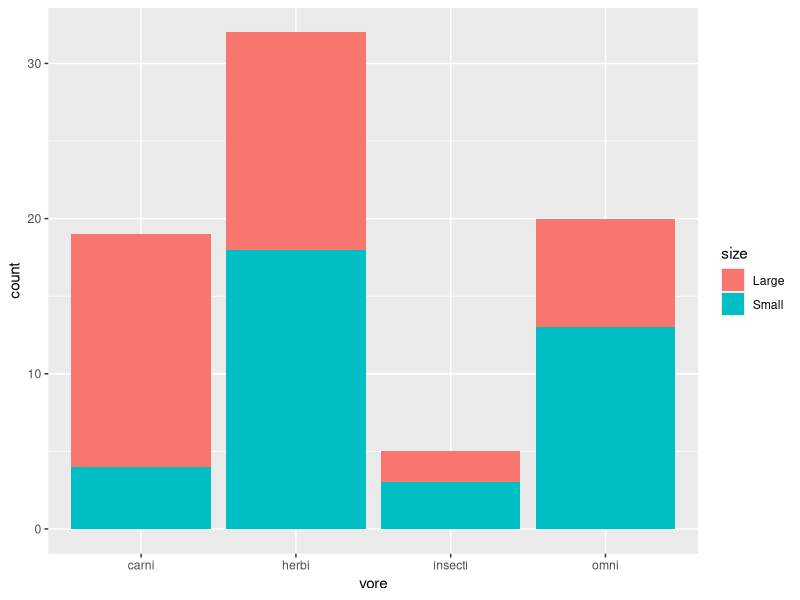
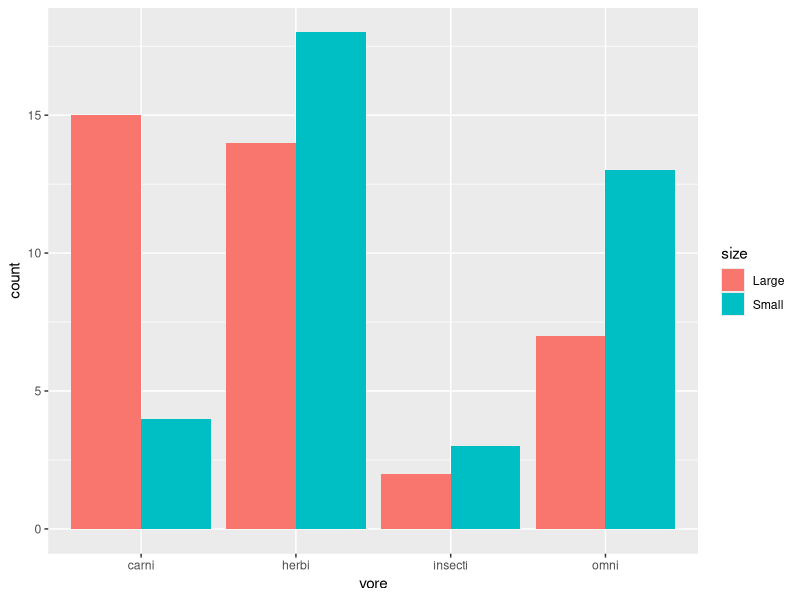
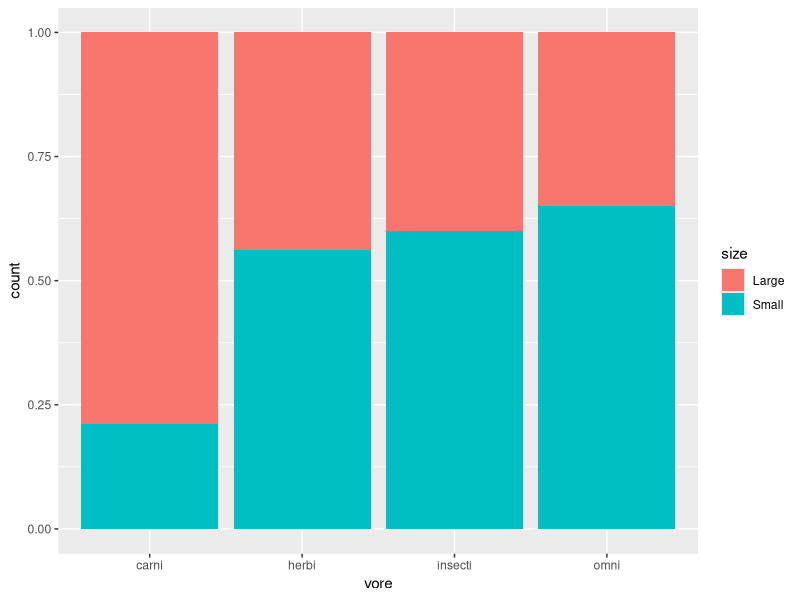
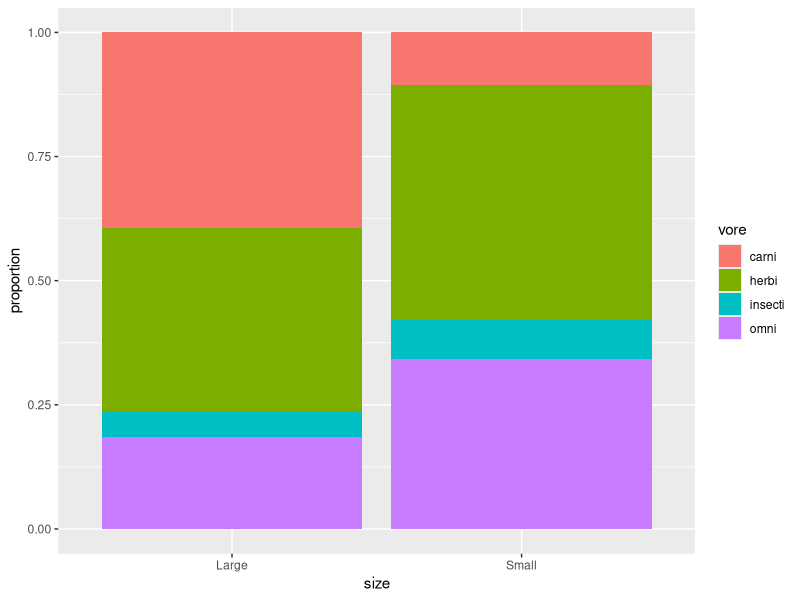
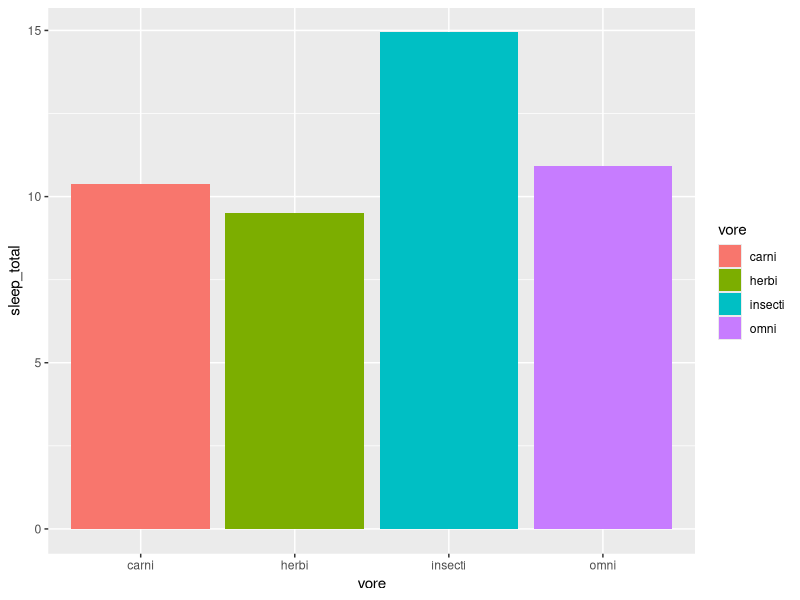
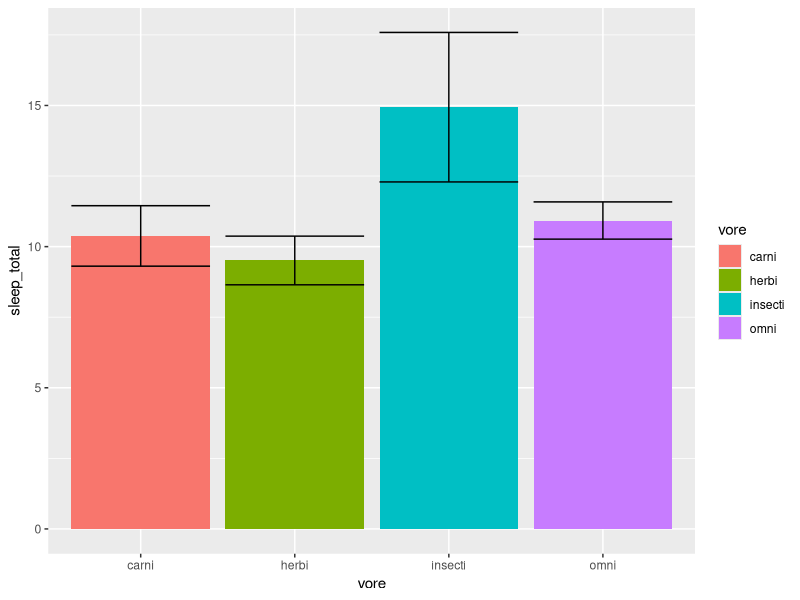
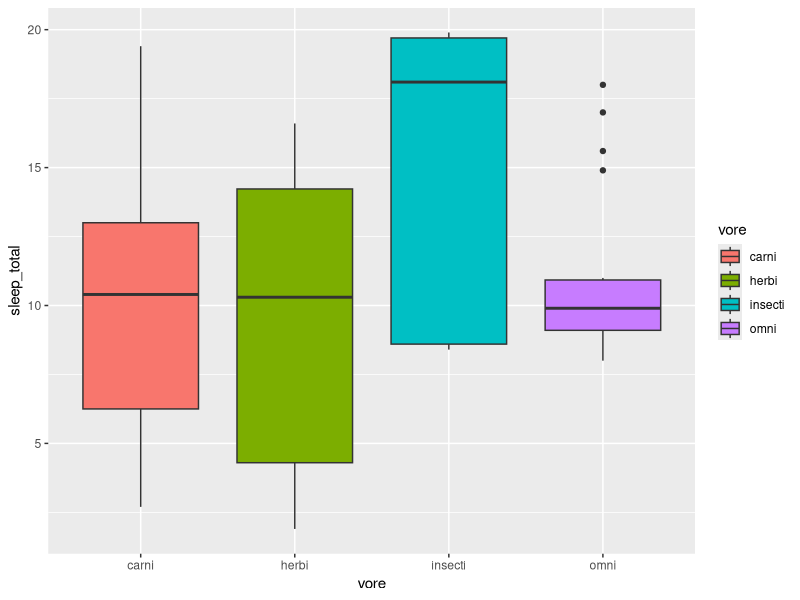
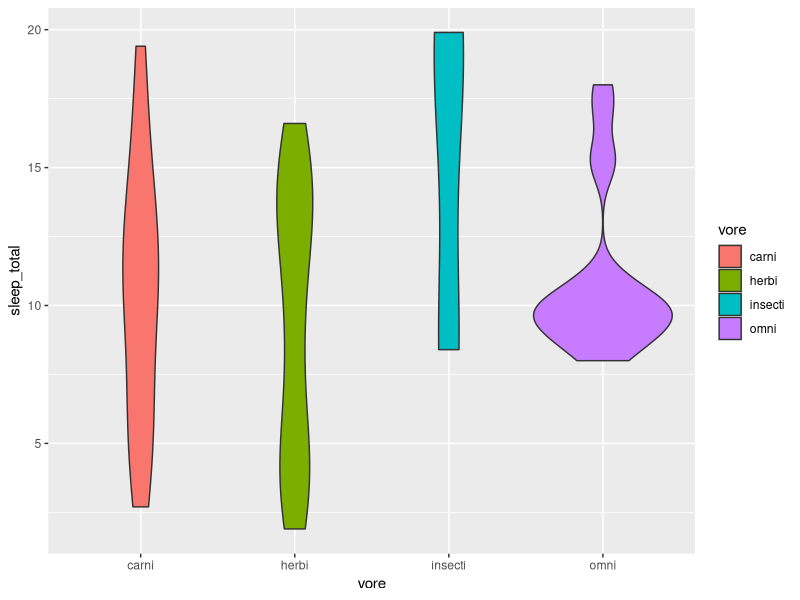

Source code (R) for these figures, in order:
## ---- chunk 1
# The following code is a basic setup of options for your document
# You won't have to edit it (unless you want to!)
knitr::opts_chunk$set(echo = TRUE, eval = TRUE,  
                      warning = FALSE, message = FALSE, 
                      fig.align = "center",
                      R.options = list(max.print=100))

# Edit the file starting below
## ---- chunk 2
# Load a package
library(ggplot2)
## ---- chunk 3
# Let's save msleep as a data frame in our environment
msleep <- as.data.frame(msleep)

# Create a new dataset which excludes rows where vore is NA
msleep_nm <- msleep[!is.na(msleep$vore), ] 

# Create a new variable with ifelse(condition, if_true, if_false)
msleep_nm$size <- ifelse(msleep_nm$bodywt < median(msleep_nm$bodywt), "Small", "Large")
## ---- chunk 4
# Represent the diet on the x-axis and the size as a color
ggplot(msleep_nm, aes(x = vore, fill = size)) +
  geom_bar()
## ---- chunk 5
ggplot(msleep_nm, aes(x = vore, fill = size)) +
  geom_bar(position = "dodge") # create a side-by-side bar graph
## ---- chunk 6
ggplot(msleep_nm, aes(x = vore, fill = size)) +
  geom_bar(position = "fill") # create a segmented bar graph
## ---- chunk 7
# Write code here
ggplot(msleep_nm, aes(x = size, fill = vore)) +
  geom_bar(position = "fill") + # create a segmented bar graph
  labs(y = "proportion")
## ---- chunk 8
# Find frequencies
freq <- table(msleep_nm$vore, msleep_nm$size)
freq 

# Find proportions (from frequency table): What is different between those two tables
prop.table(freq, 1) # proportion between each row
prop.table(freq, 2) # proportion between each column
## ---- chunk 9
ggplot(msleep_nm, aes(x = vore, y = sleep_total, fill = vore)) +
  geom_bar(stat = "summary", fun = "mean") 
# represent a summary stat using the mean function 
## ---- chunk 10
ggplot(msleep_nm, aes(x = vore, y = sleep_total, fill = vore)) +
  geom_bar(stat = "summary", fun = "mean") +
  geom_errorbar(stat = "summary", fun.data = "mean_se")
## ---- chunk 11
ggplot(msleep_nm, aes(x = vore, y = sleep_total, fill = vore)) +
  geom_boxplot()
## ---- chunk 12
ggplot(msleep_nm, aes(x = vore, y = sleep_total, fill = vore)) +
  geom_violin() # use when you have multiple categories

## ---- chunk 13
# Write code here
ggplot(msleep_nm, aes(x = vore, y = sleep_total, fill = vore)) +
  geom_violin() +
  geom_boxplot(width = 0.1)
## ---- chunk 14
ggplot(msleep_nm, aes(x = sleep_total, fill = vore)) +
  geom_histogram(binwidth = 2, center = 1) +
  scale_x_continuous(breaks = seq(0,20,2))
## ---- chunk 15
ggplot(msleep_nm, aes(x = sleep_total, fill = vore)) +
  geom_histogram(binwidth = 2, center = 1) +
  scale_x_continuous(breaks = seq(0,20,2)) +
  facet_wrap(~vore, ncol = 1) # facet per diet and show all graphs in 1 column
## ---- chunk 16
# Relationship between bodywt and brainwt
ggplot(msleep, aes(x = bodywt, y = brainwt)) +
  geom_point(size = 3)
## ---- chunk 17
msleep[msleep$bodywt > 2000, ]
## ---- chunk 18
ggplot(msleep, aes(x = bodywt, y = brainwt)) +
  geom_point(size = 3) +
  xlim(0,800) + ylim(0,1.5) # Define new limits for the x- and y-axis
## ---- chunk 19
ggplot(msleep, aes(x = bodywt, y = brainwt)) +
  geom_point(size = 3) +
  scale_x_log10() + scale_y_log10() # consider a log scale for both axes
## ---- chunk 20
# Changing threshold for scientific notation
options(scipen = 999)

# Redo the graph
ggplot(msleep, aes(x = bodywt, y = brainwt)) +
  geom_point(size = 3) +
  scale_x_log10() + scale_y_log10()
## ---- chunk 21
# Find the correlation between two variables
cor(msleep$bodywt, msleep$brainwt, 
    use = "pairwise.complete.obs") # ignore missing values
## ---- chunk 22
# Write code here
cor(msleep$sleep_total, msleep$awake, 
    use = "pairwise.complete.obs")
## ---- chunk 23
# Write code here
ggplot(data = msleep_nm, mapping = aes(x = bodywt, y = sleep_total, color = vore, size = msleep_nm$sleep_rem)) +
  geom_point() +
  scale_x_log10()
  
## ---- chunk 24
RColorBrewer::display.brewer.all(type="seq")
## ---- chunk 25
# Shades of blue
ggplot(msleep_nm, aes(x = vore, fill = vore)) + 
  geom_bar() +
  scale_fill_brewer(palette = "Blues")

# Shades of orange
ggplot(msleep_nm, aes(x = vore, fill = vore)) + 
  geom_bar() +
  scale_fill_brewer(palette = "Oranges")
## ---- chunk 26
# Represent the amount of total sleep vs log body weight
ggplot(msleep_nm, aes(x = bodywt, y = sleep_total, 
                      color = log10(bodywt))) +
  geom_point() + 
  scale_x_log10() +
  # choose colors of the scale from yellow to red
  scale_color_gradient(low = "yellow", high = "red")
## ---- chunk 27
# List of color blind friendly colors
color_blind_friendly <- c("#999999", "#E69F00", "#56B4E9",
                          "#009E73", "#F0E442", "#0072B2",
                          "#D55E00", "#CC79A7")

# Same graph as before but color by diet
ggplot(msleep_nm, aes(x = bodywt, y = sleep_total, 
                      color = vore)) +
  geom_point() + 
  scale_x_log10() +
  # choose colors saved in our object
  scale_color_manual(values = color_blind_friendly)
